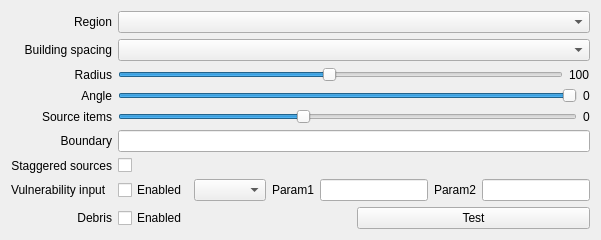
        <widget class="QWidget" name="debris_tab">
         <attribute name="title">
          <string>Debris</string>
         </attribute>
         <layout class="QGridLayout" name="gridLayout_5">
          <item row="11" column="1">
           <layout class="QHBoxLayout" name="horizontalLayout_21">
            <item>
             <widget class="QSlider" name="debrisRadius">
              <property name="minimum">
               <number>10</number>
              </property>
              <property name="maximum">
               <number>200</number>
              </property>
              <property name="value">
               <number>100</number>
              </property>
              <property name="orientation">
               <enum>Qt::Horizontal</enum>
              </property>
              <property name="tickPosition">
               <enum>QSlider::NoTicks</enum>
              </property>
              <property name="tickInterval">
               <number>0</number>
              </property>
             </widget>
            </item>
            <item>
             <widget class="QLabel" name="debrisRadiusLabel">
              <property name="text">
               <string>100</string>
              </property>
             </widget>
            </item>
           </layout>
          </item>
          <item row="9" column="1">
           <widget class="QComboBox" name="debrisRegion"/>
          </item>
          <item row="13" column="0">
           <widget class="QLabel" name="label_24">
            <property name="text">
             <string>Source items</string>
            </property>
            <property name="alignment">
             <set>Qt::AlignRight|Qt::AlignTrailing|Qt::AlignVCenter</set>
            </property>
           </widget>
          </item>
          <item row="16" column="1">
           <layout class="QHBoxLayout" name="horizontalLayout">
            <item>
             <widget class="QCheckBox" name="checkBox_debrisVul">
              <property name="text">
               <string>Enabled</string>
              </property>
             </widget>
            </item>
            <item>
             <widget class="QComboBox" name="comboBox_debrisVul">
              <property name="sizePolicy">
               <sizepolicy hsizetype="Preferred" vsizetype="Fixed">
                <horstretch>0</horstretch>
                <verstretch>0</verstretch>
               </sizepolicy>
              </property>
             </widget>
            </item>
            <item>
             <widget class="QLabel" name="label_5">
              <property name="sizePolicy">
               <sizepolicy hsizetype="Minimum" vsizetype="Preferred">
                <horstretch>0</horstretch>
                <verstretch>0</verstretch>
               </sizepolicy>
              </property>
              <property name="text">
               <string>Param1</string>
              </property>
             </widget>
            </item>
            <item>
             <widget class="QLineEdit" name="debrisVul_param1">
              <property name="sizePolicy">
               <sizepolicy hsizetype="Fixed" vsizetype="Fixed">
                <horstretch>0</horstretch>
                <verstretch>0</verstretch>
               </sizepolicy>
              </property>
              <property name="text">
               <string/>
              </property>
             </widget>
            </item>
            <item>
             <widget class="QLabel" name="label_6">
              <property name="sizePolicy">
               <sizepolicy hsizetype="Minimum" vsizetype="Preferred">
                <horstretch>0</horstretch>
                <verstretch>0</verstretch>
               </sizepolicy>
              </property>
              <property name="text">
               <string>Param2</string>
              </property>
             </widget>
            </item>
            <item>
             <widget class="QLineEdit" name="debrisVul_param2">
              <property name="sizePolicy">
               <sizepolicy hsizetype="Fixed" vsizetype="Fixed">
                <horstretch>0</horstretch>
                <verstretch>0</verstretch>
               </sizepolicy>
              </property>
             </widget>
            </item>
           </layout>
          </item>
          <item row="16" column="0">
           <widget class="QLabel" name="label">
            <property name="text">
             <string>Vulnerability input</string>
            </property>
           </widget>
          </item>
          <item row="15" column="1">
           <widget class="QCheckBox" name="staggeredDebrisSources">
            <property name="text">
             <string/>
            </property>
           </widget>
          </item>
          <item row="18" column="1">
           <layout class="QHBoxLayout" name="horizontalLayout_18">
            <item>
             <widget class="QCheckBox" name="debris">
              <property name="sizePolicy">
               <sizepolicy hsizetype="Minimum" vsizetype="Minimum">
                <horstretch>0</horstretch>
                <verstretch>0</verstretch>
               </sizepolicy>
              </property>
              <property name="acceptDrops">
               <bool>false</bool>
              </property>
              <property name="accessibleDescription">
               <string/>
              </property>
              <property name="layoutDirection">
               <enum>Qt::LeftToRight</enum>
              </property>
              <property name="text">
               <string>Enabled</string>
              </property>
             </widget>
            </item>
            <item>
             <widget class="QPushButton" name="testDebrisButton">
              <property name="sizePolicy">
               <sizepolicy hsizetype="Minimum" vsizetype="Minimum">
                <horstretch>0</horstretch>
                <verstretch>0</verstretch>
               </sizepolicy>
              </property>
              <property name="layoutDirection">
               <enum>Qt::LeftToRight</enum>
              </property>
              <property name="text">
               <string>Test</string>
              </property>
             </widget>
            </item>
           </layout>
          </item>
          <item row="14" column="1">
           <widget class="QLineEdit" name="debrisBoundary"/>
          </item>
          <item row="11" column="0">
           <widget class="QLabel" name="label_22">
            <property name="text">
             <string>Radius</string>
            </property>
            <property name="alignment">
             <set>Qt::AlignRight|Qt::AlignTrailing|Qt::AlignVCenter</set>
            </property>
           </widget>
          </item>
          <item row="14" column="0">
           <widget class="QLabel" name="label_2">
            <property name="text">
             <string>Boundary</string>
            </property>
            <property name="alignment">
             <set>Qt::AlignRight|Qt::AlignTrailing|Qt::AlignVCenter</set>
            </property>
           </widget>
          </item>
          <item row="10" column="0">
           <widget class="QLabel" name="label_19">
            <property name="text">
             <string>Building spacing</string>
            </property>
            <property name="alignment">
             <set>Qt::AlignRight|Qt::AlignTrailing|Qt::AlignVCenter</set>
            </property>
           </widget>
          </item>
          <item row="12" column="1">
           <layout class="QHBoxLayout" name="horizontalLayout_22">
            <item>
             <widget class="QSlider" name="debrisAngle">
              <property name="minimum">
               <number>20</number>
              </property>
              <property name="maximum">
               <number>90</number>
              </property>
              <property name="value">
               <number>90</number>
              </property>
              <property name="orientation">
               <enum>Qt::Horizontal</enum>
              </property>
              <property name="tickPosition">
               <enum>QSlider::NoTicks</enum>
              </property>
              <property name="tickInterval">
               <number>0</number>
              </property>
             </widget>
            </item>
            <item>
             <widget class="QLabel" name="debrisAngleLabel">
              <property name="text">
               <string>0</string>
              </property>
             </widget>
            </item>
           </layout>
          </item>
          <item row="13" column="1">
           <layout class="QHBoxLayout" name="horizontalLayout_36">
            <item>
             <widget class="QSlider" name="sourceItems">
              <property name="minimum">
               <number>0</number>
              </property>
              <property name="maximum">
               <number>250</number>
              </property>
              <property name="value">
               <number>100</number>
              </property>
              <property name="orientation">
               <enum>Qt::Horizontal</enum>
              </property>
              <property name="invertedAppearance">
               <bool>false</bool>
              </property>
              <property name="invertedControls">
               <bool>false</bool>
              </property>
              <property name="tickPosition">
               <enum>QSlider::NoTicks</enum>
              </property>
              <property name="tickInterval">
               <number>0</number>
              </property>
             </widget>
            </item>
            <item>
             <widget class="QLabel" name="sourceItemsLabel">
              <property name="text">
               <string>0</string>
              </property>
             </widget>
            </item>
           </layout>
          </item>
          <item row="9" column="0">
           <widget class="QLabel" name="label_21">
            <property name="text">
             <string>Region</string>
            </property>
            <property name="alignment">
             <set>Qt::AlignRight|Qt::AlignTrailing|Qt::AlignVCenter</set>
            </property>
           </widget>
          </item>
          <item row="12" column="0">
           <widget class="QLabel" name="label_23">
            <property name="text">
             <string>Angle</string>
            </property>
            <property name="alignment">
             <set>Qt::AlignRight|Qt::AlignTrailing|Qt::AlignVCenter</set>
            </property>
           </widget>
          </item>
          <item row="15" column="0">
           <widget class="QLabel" name="label_4">
            <property name="text">
             <string>Staggered sources</string>
            </property>
            <property name="alignment">
             <set>Qt::AlignRight|Qt::AlignTrailing|Qt::AlignVCenter</set>
            </property>
           </widget>
          </item>
          <item row="10" column="1">
           <widget class="QComboBox" name="buildingSpacing"/>
          </item>
          <item row="18" column="0">
           <widget class="QLabel" name="label_7">
            <property name="text">
             <string>Debris</string>
            </property>
            <property name="alignment">
             <set>Qt::AlignRight|Qt::AlignTrailing|Qt::AlignVCenter</set>
            </property>
           </widget>
          </item>
         </layout>
        </widget>
